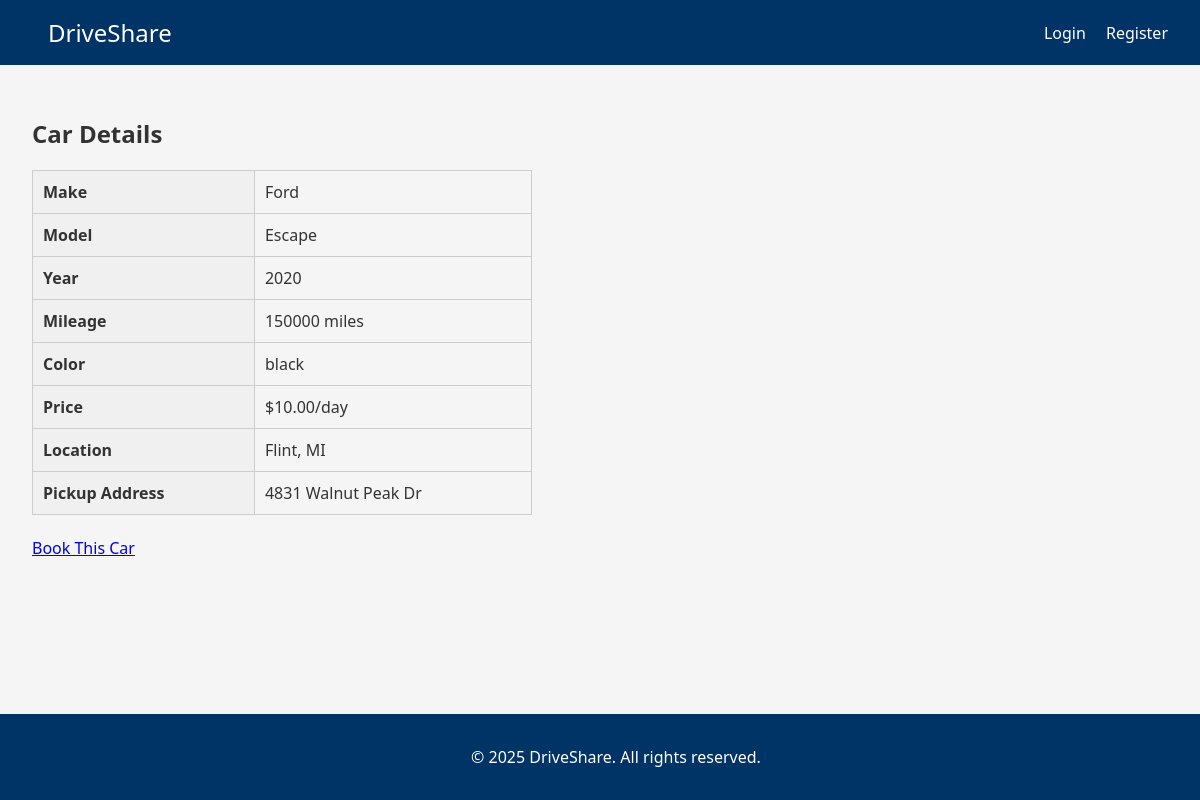
Page /car/1 on the committed database.
### tables this page shows
CREATE TABLE cars (
                id INTEGER PRIMARY KEY AUTOINCREMENT,
                owner_id INTEGER NOT NULL,
                model TEXT NOT NULL,
                make TEXT NOT NULL,
                year INTEGER NOT NULL,
                mileage INTEGER NOT NULL,
                color TEXT,
                price REAL NOT NULL,
                location TEXT NOT NULL,
                precise_location TEXT,
                is_available BOOLEAN DEFAULT 1,
                image_url TEXT,
                created_at TIMESTAMP DEFAULT CURRENT_TIMESTAMP,
                FOREIGN KEY(owner_id) REFERENCES users(id) ON DELETE CASCADE
            );

### routes.py (the view)
    @app.route("/car/<int:car_id>")
    def car_detail(car_id):
        car = None
        try:
            with sqlite3.connect("database.db") as conn:
                conn.row_factory = sqlite3.Row
                cursor = conn.cursor()
                cursor.execute("SELECT * FROM cars WHERE id = ?", (car_id,))
                car = cursor.fetchone()
        except Exception as e:
            flash(f"Error retrieving car details: {str(e)}")
        return render_template("car_detail.html", car=car)

### app.py (called while the page is built)
@app.context_processor
def inject_user_session():
    return dict(is_authenticated=UserSession.get_instance().is_authenticated())

### routes.py (called while the page is built)
    @staticmethod
    def get_instance():
        if UserSession._instance is None:
            UserSession()
        return UserSession._instance

    def is_authenticated(self):
        return self.user_id is not None

### templates/car_detail.html (shortened to what this page needs)
{% extends 'base.html' %}
{% block content %}
<h2>Car Details</h2>
{% if car %}
<table class="info-table">
    <tr><th>Make</th><td>{{ car['make'] }}</td></tr>
    <tr><th>Model</th><td>{{ car['model'] }}</td></tr>
    <tr><th>Year</th><td>{{ car['year'] }}</td></tr>
    <tr><th>Mileage</th><td>{{ car['mileage'] }} miles</td></tr>
    <tr><th>Color</th><td>{{ car['color'] or 'N/A' }}</td></tr>
    <tr><th>Price</th><td>${{ "%.2f"|format(car['price']) }}/day</td></tr>
    <tr><th>Location</th><td>{{ car['location'] }}</td></tr>
    <tr><th>Pickup Address</th><td>{{ car['precise_location'] }}</td></tr>
</table>
<br>
<a href="{{ url_for('booking', car_id=car['id']) }}" class="dashboard-button">Book This Car</a>
{% else %}
<p>Car not found.</p>
{% endif %}
{% endblock %}

### static/css/styles.css (style rules this page uses)
body { margin: 0; font-family: 'Segoe UI', Tahoma, Geneva, Verdana, sans-serif; background-color: #f5f5f5; color: #333; }

### templates/car_detail.html (style rules this page uses)
.info-table { width: 100%; max-width: 500px; margin-top: 20px; border-collapse: collapse; }
.info-table td, .info-table th { padding: 10px; border: 1px solid #ccc; }
.info-table th { background-color: #f0f0f0; text-align: left; }

### rows in the picture
cars: make "Ford", model "Escape", year "2020", mileage "150000", color "black", price "10.00", location "Flint, MI", precise_location "4831 Walnut Peak Dr"
